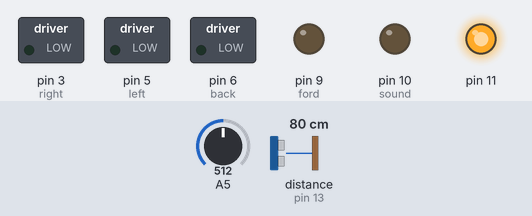
Recording of a sketch running on a simulated Arduino Uno, built with avr-gcc and run on an emulated ATmega328P. On the bench: switched loads named in the sketch (green lamp = pin HIGH), output pins drawn as LEDs (lit = HIGH). Wiring (inferred from the names in the program): ultrasonic range finder: trigger pin 12; echo pin 13. Inputs (shaded band) come from the test bench; at power-on: distance to the obstacle (sensor on pin 13) 80 cm, A5 = 512. The echo pulse lasts 58.3 µs per cm; random numbers use the default seed unless the sketch sets one; pins used as bus, display or sensor lines are not drawn.

Above: at 0.1 s.
At 4.2 s:
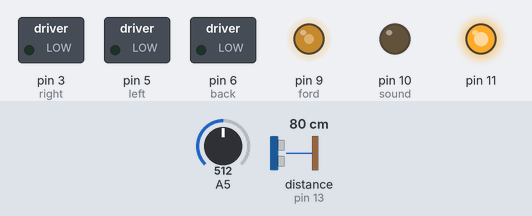
4.3 s: distance to the obstacle (sensor on pin 13) set to 34 cm
7.3 s: distance to the obstacle (sensor on pin 13) set to 29 cm
At 8.1 s:
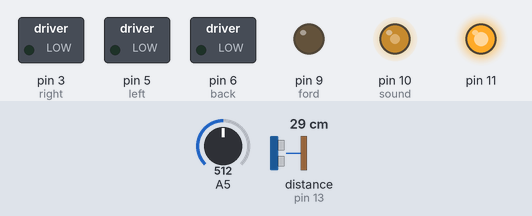
10.3 s: A5 set to 0
13.3 s: A5 set to 40
Timing chart, 0 to 17.3 s (numbered marks = the images above; inputs shaded):
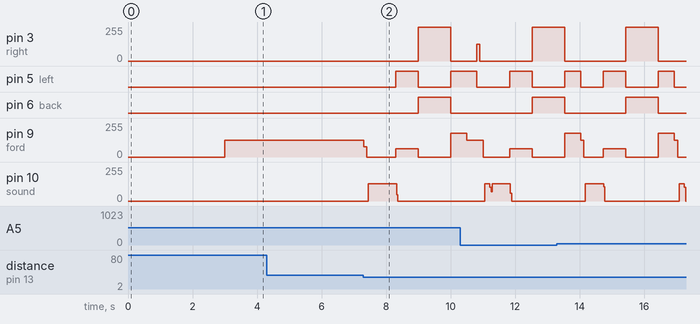

The sketch:

Wall_Avoidance.ino
```cpp
#include "math.h"

// Motors
const int ford = 9;  // orange
const int back = 6;  // blue
const int left = 5;  // black
const int right = 3; // yellow

// Ultrasound sensor
const int triggerPin = 12;
const int echoPin = 13;

//Sound port
const int sound = 10;
const int freq = /*1865*/3729;

void setup() {
  Serial.begin(9600);

  // Initialize motors
  pinMode(ford, OUTPUT);
  pinMode(back, OUTPUT);
  pinMode(left, OUTPUT);
  pinMode(right, OUTPUT);

  // Start off straight, but parked
  drive(0.0);
  turn(0.0);

  // Start ultrasonic sensor
  pinMode(11, OUTPUT);
  digitalWrite(11, HIGH);
  pinMode(triggerPin, OUTPUT);
  pinMode(echoPin, INPUT);
  randomSeed(analogRead(0));

  // Initialize sound
  pinMode(sound, OUTPUT);

  // Give time to power on car, remove hands
  //delay(3000);
  //tip();
  delay(3000);
}

void loop() {
  // Drive forward until we hit something?
  forward(0.5);

  unsigned int clear_front = 0;
  unsigned int clear_right = 0;

  while(clear_front==0 && clear_right==0) {
    clear_front = look_forward();
    clear_right = look_right();
  }

  if(clear_front == 2) {
    forward(0.3);
    clear_front = look_forward();
  }

  if(clear_right == 1) {
    fix_right();
    clear_front = look_forward();
  }

  if(clear_front == 1) {
    fix_forward();
  }
}

// Watch out in front of you!
unsigned int look_forward() {
  long duration, cm;

// The PING))) is triggered by a HIGH pulse of 2 or more microseconds.
// Give a short LOW pulse beforehand to ensure a clean HIGH pulse:
  digitalWrite(triggerPin, LOW);
  delayMicroseconds(2);           // get rid of delay() ?
  digitalWrite(triggerPin, HIGH);
  delayMicroseconds(5);           // get rid of delay() ?
  digitalWrite(triggerPin, LOW);

// duration of HIGH pulse
  duration = pulseIn(echoPin, HIGH);

// Speed of sound = 340 m/s = 29 us/cm
// Divide by two (parallax of sensor)
  cm = duration / 29 / 2;

  if (cm < 30) {
    return 1; // too close!
  }
  else if (cm < 60) {
    return 2;
  }
  else {
    return 0; // we're good
  }
}

// Checks to the right of the car
unsigned int look_right() {
  if (analogRead(A5)==0) {
    return 1; // too close!
  }
  else {
    return 0; // we're good
  }
}

void forward(float speed) {
	drive(speed);
	turn(0.0);
}

// Take a 3point left turn
void fix_forward() {
  delay(100);

  int beep_number = random(3);
  int beep_dur1;
  int beep_dur2;
  int new_random;

  // Stop moving
	turn(0.0);
	drive(0.0);

  // Beep in a confused manner
  if (beep_number < 1) {
    beep_dur1 = random(1,5);
    beep_dur2 = random(1,5);
    new_random = (beep_dur1+beep_dur2)/2;
    buzz(sound, freq, new_random*10);
    delay(100*new_random/4);
  }

  if (beep_number < 2) {
    beep_dur1 = random(1,5);
    beep_dur2 = random(1,5);
    new_random = (beep_dur1+beep_dur2)/2;
    buzz(sound, freq, new_random*20);
    delay(100*new_random/4);
  }

  if (beep_number < 3) {
    beep_dur1 = random(1,5);
    beep_dur2 = random(1,5);
    new_random = (beep_dur1+beep_dur2)/2;
    buzz(sound, freq, new_random*30);
    //delay(100*new_random/4);
  }

  // 3-point turn, finally head left of original direction
	turn(-1.0);
	drive(0.25);
	delay(700);
	//turn right, reverse
	turn(1.0);
	drive(-0.7);
	delay(1000);
	//turn left, move forward
	turn(-1.0);
	drive(0.7);
	delay(500);
}

// Swivel to the left slightly (away from right sensor)
void fix_right() {
	turn(-1.0); // Get away from wall
	delay(300);
  turn(0.5);  // Don't overcorrect
  delay(100);
  turn(0.0);  // Straighten out
}

// dir:   [-1.0, +1.0]
// represents backward/forward in sign
// represents magnitude of speed
void drive(float dir) {
  // Backward
  if (dir < 0.0) {
    if (dir < 1.0) dir = -1.0;
    analogWrite( back, abs(dir)*255 );
    analogWrite( ford, 0 );
  }
  // Forward
  else if (dir > 0.0) {
    if (dir > 1.0) dir = 1.0;
    analogWrite( ford, dir*255 );
    analogWrite( back, 0 );
  }
  // Stop
  else /*(dir == 0.0)*/ {
    analogWrite(ford, 0);
    analogWrite(back, 0);
  }
}

// dir:   [-1.0, +1.0]
// represents left/right in sign
// represents magnitude of turn (?)
//
// Turn() not complete: function should
//     end by turning back to straight
void turn(float dir) {
  // Left
  if (dir < 0.0) {
    if (dir < 1.0) dir = -1.0;
    analogWrite(left, abs(dir)*255);
    analogWrite(right, 0);
    //delay(); //based on |dir|
    //turn(0.0);
  }
  // Right
  else if(dir > 0.0) {
    if (dir > 1.0) dir = 1.0;
    analogWrite(right, dir*255);
    analogWrite(left, 0);
    //delay(); //based on |dir|
    //turn(0.0);
  }
  // Straight
  else /*(dir == 0.0)*/ {
    analogWrite(left, 0);
    analogWrite(right,0);
  }
}

void Circle(double radius) {
  double r = 1 / (1+exp(-1*radius));
  turn(r);
  drive(0.4);
  delay(1000);
  turn(0.0);
  drive(0.0);
}

//do a trick
void tip() {
  drive(1.0);
  delay(1200);
  turn(1.0);
  delay(1000);
  drive(0.0);
  turn(0.0);
}

void buzz(int targetPin, long frequency, long length) {
  digitalWrite(13, HIGH);
  long delayValue = 10000000 / frequency / 2; // calculate the delay value between transitions
  //// 1 second's worth of microseconds, divided by the frequency, then split in half since
  //// there are two phases to each cycle
  long numCycles = frequency * length / 1000; // calculate the number of cycles for proper timing
  //// multiply frequency, which is really cycles per second, by the number of seconds to
  //// get the total number of cycles to produce
  for (long i = 0; i < numCycles; i++) { // for the calculated length of time...
    digitalWrite(targetPin, HIGH); // write the buzzer pin high to push out the diaphram
    delayMicroseconds(delayValue); // wait for the calculated delay value
    digitalWrite(targetPin, LOW); // write the buzzer pin low to pull back the diaphram
    delayMicroseconds(delayValue); // wait again or the calculated delay value
  }
  digitalWrite(13, LOW);
}
```

Measured:
- the behaviour switches between 31 and 30 cm on distance to the obstacle (sensor on pin 13) (found by bisection; images 1 and 2)
- after the input at 7.3 s, pin 3 (right): 0/255 → 255/255 after 1.7 s, → 0/255 1.0 s later; pin 5 (left): LOW → HIGH after 1.0 s, → LOW 0.70 s later, → HIGH 1.0 s later; pin 6 (back): LOW → HIGH after 1.7 s, → LOW 1.0 s later; pin 10 (sound): 0/255 → 129/255 after 0.15 s, → 0/255 0.88 s later
